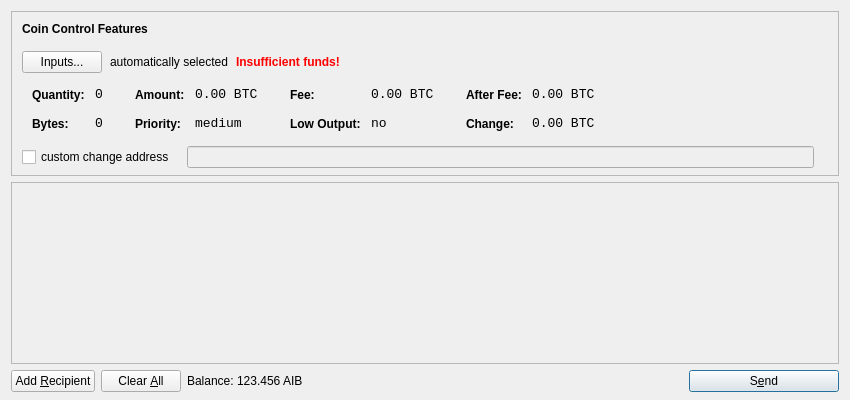
<?xml version="1.0" encoding="UTF-8"?>
<ui version="4.0">
 <class>SendCoinsDialog</class>
 <widget class="QDialog" name="SendCoinsDialog">
  <property name="geometry">
   <rect>
    <x>0</x>
    <y>0</y>
    <width>850</width>
    <height>400</height>
   </rect>
  </property>
  <property name="windowTitle">
   <string>Send Coins</string>
  </property>
  <layout class="QVBoxLayout" name="verticalLayout" stretch="0,1,0">
   <property name="bottomMargin">
    <number>8</number>
   </property>
   <item>
    <widget class="QFrame" name="frameCoinControl">
     <property name="sizePolicy">
      <sizepolicy hsizetype="Expanding" vsizetype="Expanding">
       <horstretch>0</horstretch>
       <verstretch>0</verstretch>
      </sizepolicy>
     </property>
     <property name="maximumSize">
      <size>
       <width>16777215</width>
       <height>16777215</height>
      </size>
     </property>
     <property name="frameShape">
      <enum>QFrame::StyledPanel</enum>
     </property>
     <property name="frameShadow">
      <enum>QFrame::Sunken</enum>
     </property>
     <layout class="QVBoxLayout" name="verticalLayoutCoinControl2">
      <property name="spacing">
       <number>-1</number>
      </property>
      <property name="leftMargin">
       <number>0</number>
      </property>
      <property name="topMargin">
       <number>0</number>
      </property>
      <property name="rightMargin">
       <number>0</number>
      </property>
      <property name="bottomMargin">
       <number>6</number>
      </property>
      <item>
       <layout class="QVBoxLayout" name="verticalLayoutCoinControl" stretch="0,0,0,0,1">
        <property name="spacing">
         <number>0</number>
        </property>
        <property name="leftMargin">
         <number>10</number>
        </property>
        <property name="topMargin">
         <number>10</number>
        </property>
        <item>
         <layout class="QHBoxLayout" name="horizontalLayoutCoinControl1">
          <property name="bottomMargin">
           <number>15</number>
          </property>
          <item>
           <widget class="QLabel" name="labelCoinControlFeatures">
            <property name="sizePolicy">
             <sizepolicy hsizetype="Preferred" vsizetype="Maximum">
              <horstretch>0</horstretch>
              <verstretch>0</verstretch>
             </sizepolicy>
            </property>
            <property name="font">
             <font>
              <weight>75</weight>
              <bold>true</bold>
             </font>
            </property>
            <property name="styleSheet">
             <string notr="true">font-weight:bold;</string>
            </property>
            <property name="text">
             <string>Coin Control Features</string>
            </property>
           </widget>
          </item>
         </layout>
        </item>
        <item>
         <layout class="QHBoxLayout" name="horizontalLayoutCoinControl2" stretch="0,0,0,0">
          <property name="spacing">
           <number>8</number>
          </property>
          <property name="bottomMargin">
           <number>10</number>
          </property>
          <item>
           <widget class="QPushButton" name="pushButtonCoinControl">
            <property name="styleSheet">
             <string notr="true"/>
            </property>
            <property name="text">
             <string>Inputs...</string>
            </property>
           </widget>
          </item>
          <item>
           <widget class="QLabel" name="labelCoinControlAutomaticallySelected">
            <property name="text">
             <string>automatically selected</string>
            </property>
            <property name="margin">
             <number>5</number>
            </property>
           </widget>
          </item>
          <item>
           <widget class="QLabel" name="labelCoinControlInsuffFunds">
            <property name="font">
             <font>
              <weight>75</weight>
              <bold>true</bold>
             </font>
            </property>
            <property name="styleSheet">
             <string notr="true">color:red;font-weight:bold;</string>
            </property>
            <property name="text">
             <string>Insufficient funds!</string>
            </property>
            <property name="margin">
             <number>5</number>
            </property>
           </widget>
          </item>
          <item>
           <spacer name="horizontalSpacerCoinControl">
            <property name="orientation">
             <enum>Qt::Horizontal</enum>
            </property>
            <property name="sizeHint" stdset="0">
             <size>
              <width>40</width>
              <height>1</height>
             </size>
            </property>
           </spacer>
          </item>
         </layout>
        </item>
        <item>
         <widget class="QWidget" name="widgetCoinControl" native="true">
          <property name="sizePolicy">
           <sizepolicy hsizetype="Preferred" vsizetype="Preferred">
            <horstretch>0</horstretch>
            <verstretch>0</verstretch>
           </sizepolicy>
          </property>
          <property name="minimumSize">
           <size>
            <width>0</width>
            <height>0</height>
           </size>
          </property>
          <property name="styleSheet">
           <string notr="true"/>
          </property>
          <layout class="QHBoxLayout" name="horizontalLayoutCoinControl5">
           <property name="margin">
            <number>0</number>
           </property>
           <item>
            <layout class="QHBoxLayout" name="horizontalLayoutCoinControl3" stretch="0,0,0,1">
             <property name="spacing">
              <number>20</number>
             </property>
             <property name="topMargin">
              <number>0</number>
             </property>
             <property name="bottomMargin">
              <number>10</number>
             </property>
             <item>
              <layout class="QFormLayout" name="formLayoutCoinControl1">
               <property name="horizontalSpacing">
                <number>10</number>
               </property>
               <property name="verticalSpacing">
                <number>14</number>
               </property>
               <property name="leftMargin">
                <number>10</number>
               </property>
               <property name="topMargin">
                <number>4</number>
               </property>
               <property name="rightMargin">
                <number>6</number>
               </property>
               <item row="0" column="0">
                <widget class="QLabel" name="labelCoinControlQuantityText">
                 <property name="styleSheet">
                  <string notr="true">font-weight:bold;</string>
                 </property>
                 <property name="text">
                  <string>Quantity:</string>
                 </property>
                 <property name="margin">
                  <number>0</number>
                 </property>
                </widget>
               </item>
               <item row="0" column="1">
                <widget class="QLabel" name="labelCoinControlQuantity">
                 <property name="font">
                  <font>
                   <family>Monospace</family>
                   <pointsize>10</pointsize>
                  </font>
                 </property>
                 <property name="cursor">
                  <cursorShape>IBeamCursor</cursorShape>
                 </property>
                 <property name="contextMenuPolicy">
                  <enum>Qt::ActionsContextMenu</enum>
                 </property>
                 <property name="text">
                  <string notr="true">0</string>
                 </property>
                 <property name="margin">
                  <number>0</number>
                 </property>
                 <property name="textInteractionFlags">
                  <set>Qt::LinksAccessibleByMouse|Qt::TextSelectableByKeyboard|Qt::TextSelectableByMouse</set>
                 </property>
                </widget>
               </item>
               <item row="1" column="0">
                <widget class="QLabel" name="labelCoinControlBytesText">
                 <property name="styleSheet">
                  <string notr="true">font-weight:bold;</string>
                 </property>
                 <property name="text">
                  <string>Bytes:</string>
                 </property>
                </widget>
               </item>
               <item row="1" column="1">
                <widget class="QLabel" name="labelCoinControlBytes">
                 <property name="font">
                  <font>
                   <family>Monospace</family>
                   <pointsize>10</pointsize>
                  </font>
                 </property>
                 <property name="cursor">
                  <cursorShape>IBeamCursor</cursorShape>
                 </property>
                 <property name="contextMenuPolicy">
                  <enum>Qt::ActionsContextMenu</enum>
                 </property>
                 <property name="text">
                  <string notr="true">0</string>
                 </property>
                 <property name="textInteractionFlags">
                  <set>Qt::LinksAccessibleByMouse|Qt::TextSelectableByKeyboard|Qt::TextSelectableByMouse</set>
                 </property>
                </widget>
               </item>
              </layout>
             </item>
             <item>
              <layout class="QFormLayout" name="formLayoutCoinControl2">
               <property name="horizontalSpacing">
                <number>10</number>
               </property>
               <property name="verticalSpacing">
                <number>14</number>
               </property>
               <property name="leftMargin">
                <number>6</number>
               </property>
               <property name="topMargin">
                <number>4</number>
               </property>
               <property name="rightMargin">
                <number>6</number>
               </property>
               <item row="0" column="0">
                <widget class="QLabel" name="labelCoinControlAmountText">
                 <property name="styleSheet">
                  <string notr="true">font-weight:bold;</string>
                 </property>
                 <property name="text">
                  <string>Amount:</string>
                 </property>
                 <property name="margin">
                  <number>0</number>
                 </property>
                </widget>
               </item>
               <item row="0" column="1">
                <widget class="QLabel" name="labelCoinControlAmount">
                 <property name="font">
                  <font>
                   <family>Monospace</family>
                   <pointsize>10</pointsize>
                  </font>
                 </property>
                 <property name="cursor">
                  <cursorShape>IBeamCursor</cursorShape>
                 </property>
                 <property name="contextMenuPolicy">
                  <enum>Qt::ActionsContextMenu</enum>
                 </property>
                 <property name="text">
                  <string notr="true">0.00 BTC</string>
                 </property>
                 <property name="textInteractionFlags">
                  <set>Qt::LinksAccessibleByMouse|Qt::TextSelectableByKeyboard|Qt::TextSelectableByMouse</set>
                 </property>
                </widget>
               </item>
               <item row="1" column="0">
                <widget class="QLabel" name="labelCoinControlPriorityText">
                 <property name="styleSheet">
                  <string notr="true">font-weight:bold;</string>
                 </property>
                 <property name="text">
                  <string>Priority:</string>
                 </property>
                </widget>
               </item>
               <item row="1" column="1">
                <widget class="QLabel" name="labelCoinControlPriority">
                 <property name="font">
                  <font>
                   <family>Monospace</family>
                   <pointsize>10</pointsize>
                  </font>
                 </property>
                 <property name="cursor">
                  <cursorShape>IBeamCursor</cursorShape>
                 </property>
                 <property name="contextMenuPolicy">
                  <enum>Qt::ActionsContextMenu</enum>
                 </property>
                 <property name="text">
                  <string>medium</string>
                 </property>
                 <property name="textInteractionFlags">
                  <set>Qt::LinksAccessibleByMouse|Qt::TextSelectableByKeyboard|Qt::TextSelectableByMouse</set>
                 </property>
                </widget>
               </item>
              </layout>
             </item>
             <item>
              <layout class="QFormLayout" name="formLayoutCoinControl3">
               <property name="horizontalSpacing">
                <number>10</number>
               </property>
               <property name="verticalSpacing">
                <number>14</number>
               </property>
               <property name="leftMargin">
                <number>6</number>
               </property>
               <property name="topMargin">
                <number>4</number>
               </property>
               <property name="rightMargin">
                <number>6</number>
               </property>
               <item row="0" column="0">
                <widget class="QLabel" name="labelCoinControlFeeText">
                 <property name="styleSheet">
                  <string notr="true">font-weight:bold;</string>
                 </property>
                 <property name="text">
                  <string>Fee:</string>
                 </property>
                 <property name="margin">
                  <number>0</number>
                 </property>
                </widget>
               </item>
               <item row="0" column="1">
                <widget class="QLabel" name="labelCoinControlFee">
                 <property name="font">
                  <font>
                   <family>Monospace</family>
                   <pointsize>10</pointsize>
                  </font>
                 </property>
                 <property name="cursor">
                  <cursorShape>IBeamCursor</cursorShape>
                 </property>
                 <property name="contextMenuPolicy">
                  <enum>Qt::ActionsContextMenu</enum>
                 </property>
                 <property name="text">
                  <string notr="true">0.00 BTC</string>
                 </property>
                 <property name="textInteractionFlags">
                  <set>Qt::LinksAccessibleByMouse|Qt::TextSelectableByKeyboard|Qt::TextSelectableByMouse</set>
                 </property>
                </widget>
               </item>
               <item row="1" column="0">
                <widget class="QLabel" name="labelCoinControlLowOutputText">
                 <property name="styleSheet">
                  <string notr="true">font-weight:bold;</string>
                 </property>
                 <property name="text">
                  <string>Low Output:</string>
                 </property>
                </widget>
               </item>
               <item row="1" column="1">
                <widget class="QLabel" name="labelCoinControlLowOutput">
                 <property name="font">
                  <font>
                   <family>Monospace</family>
                   <pointsize>10</pointsize>
                  </font>
                 </property>
                 <property name="cursor">
                  <cursorShape>IBeamCursor</cursorShape>
                 </property>
                 <property name="contextMenuPolicy">
                  <enum>Qt::ActionsContextMenu</enum>
                 </property>
                 <property name="text">
                  <string>no</string>
                 </property>
                 <property name="textInteractionFlags">
                  <set>Qt::LinksAccessibleByMouse|Qt::TextSelectableByKeyboard|Qt::TextSelectableByMouse</set>
                 </property>
                </widget>
               </item>
              </layout>
             </item>
             <item>
              <layout class="QFormLayout" name="formLayoutCoinControl4">
               <property name="horizontalSpacing">
                <number>10</number>
               </property>
               <property name="verticalSpacing">
                <number>14</number>
               </property>
               <property name="leftMargin">
                <number>6</number>
               </property>
               <property name="topMargin">
                <number>4</number>
               </property>
               <property name="rightMargin">
                <number>6</number>
               </property>
               <item row="0" column="0">
                <widget class="QLabel" name="labelCoinControlAfterFeeText">
                 <property name="styleSheet">
                  <string notr="true">font-weight:bold;</string>
                 </property>
                 <property name="text">
                  <string>After Fee:</string>
                 </property>
                 <property name="margin">
                  <number>0</number>
                 </property>
                </widget>
               </item>
               <item row="0" column="1">
                <widget class="QLabel" name="labelCoinControlAfterFee">
                 <property name="font">
                  <font>
                   <family>Monospace</family>
                   <pointsize>10</pointsize>
                  </font>
                 </property>
                 <property name="cursor">
                  <cursorShape>IBeamCursor</cursorShape>
                 </property>
                 <property name="contextMenuPolicy">
                  <enum>Qt::ActionsContextMenu</enum>
                 </property>
                 <property name="text">
                  <string notr="true">0.00 BTC</string>
                 </property>
                 <property name="textInteractionFlags">
                  <set>Qt::LinksAccessibleByMouse|Qt::TextSelectableByKeyboard|Qt::TextSelectableByMouse</set>
                 </property>
                </widget>
               </item>
               <item row="1" column="0">
                <widget class="QLabel" name="labelCoinControlChangeText">
                 <property name="styleSheet">
                  <string notr="true">font-weight:bold;</string>
                 </property>
                 <property name="text">
                  <string>Change:</string>
                 </property>
                </widget>
               </item>
               <item row="1" column="1">
                <widget class="QLabel" name="labelCoinControlChange">
                 <property name="font">
                  <font>
                   <family>Monospace</family>
                   <pointsize>10</pointsize>
                  </font>
                 </property>
                 <property name="cursor">
                  <cursorShape>IBeamCursor</cursorShape>
                 </property>
                 <property name="contextMenuPolicy">
                  <enum>Qt::ActionsContextMenu</enum>
                 </property>
                 <property name="text">
                  <string notr="true">0.00 BTC</string>
                 </property>
                 <property name="textInteractionFlags">
                  <set>Qt::LinksAccessibleByMouse|Qt::TextSelectableByKeyboard|Qt::TextSelectableByMouse</set>
                 </property>
                </widget>
               </item>
              </layout>
             </item>
            </layout>
           </item>
          </layout>
         </widget>
        </item>
        <item>
         <layout class="QHBoxLayout" name="horizontalLayoutCoinControl4" stretch="0,0,0">
          <property name="spacing">
           <number>12</number>
          </property>
          <property name="sizeConstraint">
           <enum>QLayout::SetDefaultConstraint</enum>
          </property>
          <property name="topMargin">
           <number>5</number>
          </property>
          <property name="rightMargin">
           <number>5</number>
          </property>
          <item>
           <widget class="QCheckBox" name="checkBoxCoinControlChange">
            <property name="text">
             <string>custom change address</string>
            </property>
           </widget>
          </item>
          <item>
           <widget class="QLineEdit" name="lineEditCoinControlChange">
            <property name="enabled">
             <bool>false</bool>
            </property>
            <property name="sizePolicy">
             <sizepolicy hsizetype="Expanding" vsizetype="Fixed">
              <horstretch>0</horstretch>
              <verstretch>0</verstretch>
             </sizepolicy>
            </property>
           </widget>
          </item>
          <item>
           <widget class="QLabel" name="labelCoinControlChangeLabel">
            <property name="sizePolicy">
             <sizepolicy hsizetype="Preferred" vsizetype="Expanding">
              <horstretch>0</horstretch>
              <verstretch>0</verstretch>
             </sizepolicy>
            </property>
            <property name="minimumSize">
             <size>
              <width>0</width>
              <height>0</height>
             </size>
            </property>
            <property name="text">
             <string/>
            </property>
            <property name="margin">
             <number>3</number>
            </property>
           </widget>
          </item>
         </layout>
        </item>
        <item>
         <spacer name="verticalSpacerCoinControl">
          <property name="orientation">
           <enum>Qt::Vertical</enum>
          </property>
          <property name="sizeHint" stdset="0">
           <size>
            <width>800</width>
            <height>1</height>
           </size>
          </property>
         </spacer>
        </item>
       </layout>
      </item>
     </layout>
    </widget>
   </item>
   <item>
    <widget class="QScrollArea" name="scrollArea">
     <property name="widgetResizable">
      <bool>true</bool>
     </property>
     <widget class="QWidget" name="scrollAreaWidgetContents">
      <property name="geometry">
       <rect>
        <x>0</x>
        <y>0</y>
        <width>830</width>
        <height>165</height>
       </rect>
      </property>
      <layout class="QVBoxLayout" name="verticalLayout_2">
       <property name="margin">
        <number>0</number>
       </property>
       <item>
        <layout class="QVBoxLayout" name="entries">
         <property name="spacing">
          <number>6</number>
         </property>
        </layout>
       </item>
       <item>
        <spacer name="verticalSpacer">
         <property name="orientation">
          <enum>Qt::Vertical</enum>
         </property>
         <property name="sizeHint" stdset="0">
          <size>
           <width>20</width>
           <height>40</height>
          </size>
         </property>
        </spacer>
       </item>
      </layout>
     </widget>
    </widget>
   </item>
   <item>
    <layout class="QHBoxLayout" name="horizontalLayout">
     <item>
      <widget class="QPushButton" name="addButton">
       <property name="toolTip">
        <string>Send to multiple recipients at once</string>
       </property>
       <property name="text">
        <string>Add &amp;Recipient</string>
       </property>
       <property name="icon">
        <iconset resource="../bitcoin.qrc">
         <normaloff>:/icons/add</normaloff>:/icons/add</iconset>
       </property>
       <property name="autoDefault">
        <bool>false</bool>
       </property>
      </widget>
     </item>
     <item>
      <widget class="QPushButton" name="clearButton">
       <property name="sizePolicy">
        <sizepolicy hsizetype="Minimum" vsizetype="Fixed">
         <horstretch>0</horstretch>
         <verstretch>0</verstretch>
        </sizepolicy>
       </property>
       <property name="toolTip">
        <string>Remove all transaction fields</string>
       </property>
       <property name="text">
        <string>Clear &amp;All</string>
       </property>
       <property name="icon">
        <iconset resource="../bitcoin.qrc">
         <normaloff>:/icons/remove</normaloff>:/icons/remove</iconset>
       </property>
       <property name="autoRepeatDelay">
        <number>300</number>
       </property>
       <property name="autoDefault">
        <bool>false</bool>
       </property>
      </widget>
     </item>
     <item>
      <layout class="QHBoxLayout" name="horizontalLayout_2">
       <property name="spacing">
        <number>3</number>
       </property>
       <item>
        <widget class="QLabel" name="label">
         <property name="text">
          <string>Balance:</string>
         </property>
        </widget>
       </item>
       <item>
        <widget class="QLabel" name="labelBalance">
         <property name="cursor">
          <cursorShape>IBeamCursor</cursorShape>
         </property>
         <property name="text">
          <string>123.456 AIB</string>
         </property>
         <property name="textInteractionFlags">
          <set>Qt::LinksAccessibleByMouse|Qt::TextSelectableByKeyboard|Qt::TextSelectableByMouse</set>
         </property>
        </widget>
       </item>
      </layout>
     </item>
     <item>
      <spacer name="horizontalSpacer">
       <property name="orientation">
        <enum>Qt::Horizontal</enum>
       </property>
       <property name="sizeHint" stdset="0">
        <size>
         <width>40</width>
         <height>20</height>
        </size>
       </property>
      </spacer>
     </item>
     <item>
      <widget class="QPushButton" name="sendButton">
       <property name="minimumSize">
        <size>
         <width>150</width>
         <height>0</height>
        </size>
       </property>
       <property name="toolTip">
        <string>Confirm the send action</string>
       </property>
       <property name="text">
        <string>S&amp;end</string>
       </property>
       <property name="icon">
        <iconset resource="../bitcoin.qrc">
         <normaloff>:/icons/send</normaloff>:/icons/send</iconset>
       </property>
       <property name="default">
        <bool>true</bool>
       </property>
      </widget>
     </item>
    </layout>
   </item>
  </layout>
 </widget>
 <resources>
  <include location="../bitcoin.qrc"/>
 </resources>
 <connections/>
</ui>
